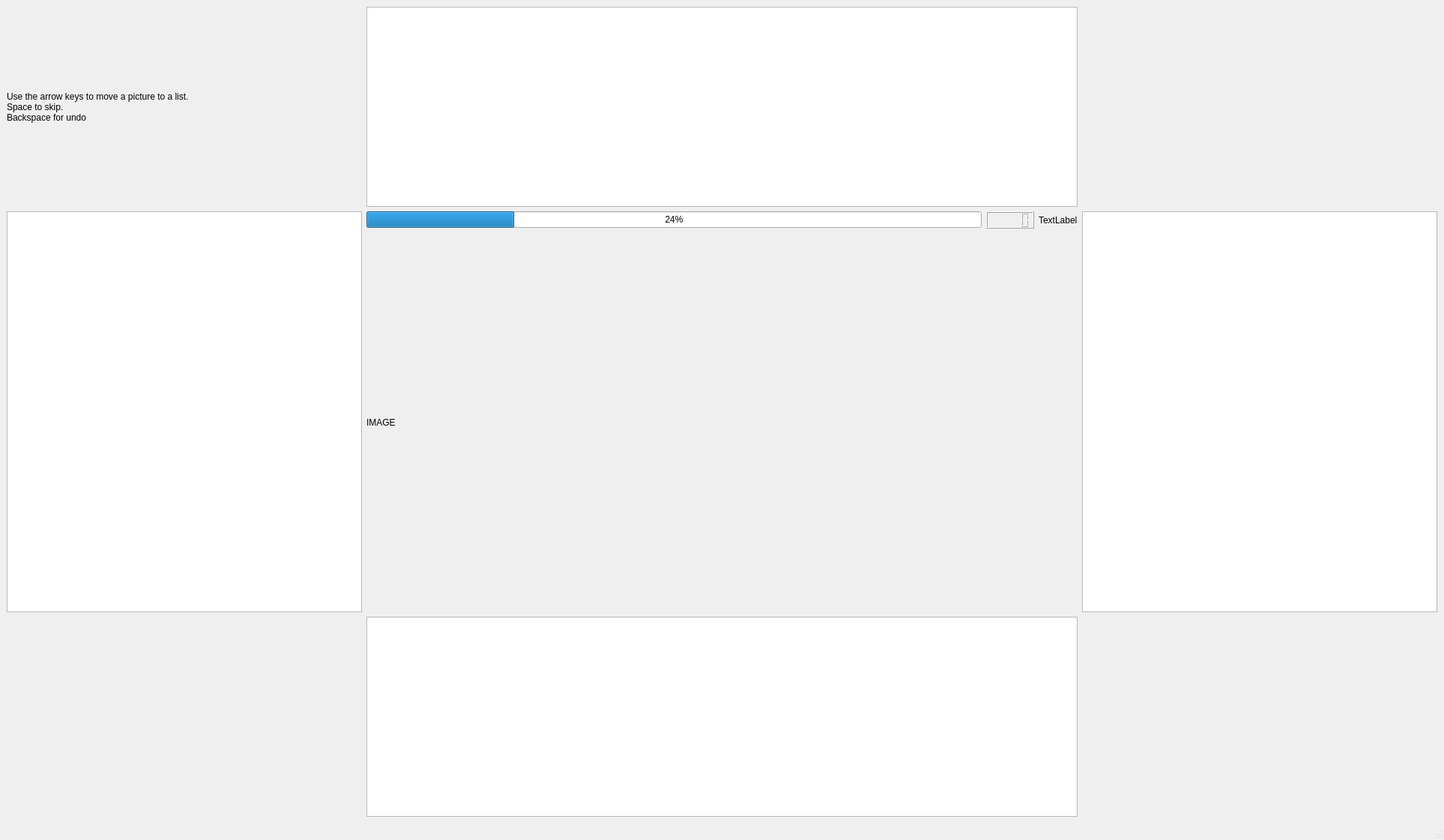
<?xml version="1.0" encoding="UTF-8"?>
<ui version="4.0">
 <class>MainWindow</class>
 <widget class="QMainWindow" name="MainWindow">
  <property name="geometry">
   <rect>
    <x>0</x>
    <y>0</y>
    <width>1927</width>
    <height>1121</height>
   </rect>
  </property>
  <property name="windowTitle">
   <string>MainWindow</string>
  </property>
  <widget class="QWidget" name="centralwidget">
   <layout class="QGridLayout" name="gridLayout" rowstretch="1,2,0,1,0,0" columnstretch="1,2,1">
    <item row="1" column="1">
     <layout class="QVBoxLayout" name="verticalLayout" stretch="0,1">
      <item>
       <layout class="QHBoxLayout" name="horizontalLayout">
        <item>
         <widget class="QProgressBar" name="progressBar">
          <property name="value">
           <number>24</number>
          </property>
         </widget>
        </item>
        <item>
         <widget class="QLCDNumber" name="lcdNumber">
          <property name="smallDecimalPoint">
           <bool>false</bool>
          </property>
          <property name="segmentStyle">
           <enum>QLCDNumber::Filled</enum>
          </property>
         </widget>
        </item>
        <item>
         <widget class="QLabel" name="imageName">
          <property name="text">
           <string>TextLabel</string>
          </property>
         </widget>
        </item>
       </layout>
      </item>
      <item>
       <widget class="QLabel" name="currentImage">
        <property name="text">
         <string>IMAGE</string>
        </property>
        <property name="scaledContents">
         <bool>true</bool>
        </property>
       </widget>
      </item>
     </layout>
    </item>
    <item row="1" column="2">
     <widget class="ImageList" name="rightList"/>
    </item>
    <item row="1" column="0">
     <widget class="ImageList" name="leftList">
      <property name="iconSize">
       <size>
        <width>100</width>
        <height>100</height>
       </size>
      </property>
      <property name="movement">
       <enum>QListView::Static</enum>
      </property>
      <property name="viewMode">
       <enum>QListView::IconMode</enum>
      </property>
     </widget>
    </item>
    <item row="0" column="1">
     <widget class="ImageList" name="topList">
      <property name="iconSize">
       <size>
        <width>100</width>
        <height>100</height>
       </size>
      </property>
     </widget>
    </item>
    <item row="3" column="1">
     <widget class="ImageList" name="bottomList"/>
    </item>
    <item row="0" column="0">
     <widget class="QLabel" name="label">
      <property name="text">
       <string>Use the arrow keys to move a picture to a list.
Space to skip.
Backspace for undo</string>
      </property>
     </widget>
    </item>
   </layout>
  </widget>
  <widget class="QMenuBar" name="menubar">
   <property name="geometry">
    <rect>
     <x>0</x>
     <y>0</y>
     <width>1927</width>
     <height>22</height>
    </rect>
   </property>
  </widget>
  <widget class="QStatusBar" name="statusbar"/>
 </widget>
 <customwidgets>
  <customwidget>
   <class>ImageList</class>
   <extends>QListWidget</extends>
   <header>widgets.h</header>
  </customwidget>
 </customwidgets>
 <resources/>
 <connections/>
</ui>
